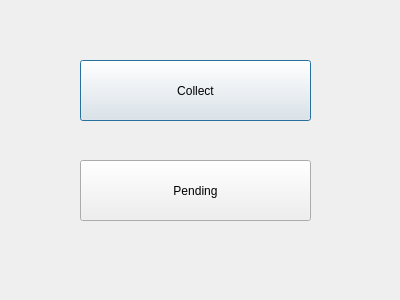
<?xml version="1.0" encoding="UTF-8"?>
<ui version="4.0">
 <class>UpdateSpecific</class>
 <widget class="QDialog" name="UpdateSpecific">
  <property name="geometry">
   <rect>
    <x>0</x>
    <y>0</y>
    <width>400</width>
    <height>300</height>
   </rect>
  </property>
  <property name="windowTitle">
   <string>Dialog</string>
  </property>
  <widget class="QPushButton" name="pushButton">
   <property name="geometry">
    <rect>
     <x>80</x>
     <y>60</y>
     <width>231</width>
     <height>61</height>
    </rect>
   </property>
   <property name="text">
    <string>Collect</string>
   </property>
  </widget>
  <widget class="QPushButton" name="pushButton_2">
   <property name="geometry">
    <rect>
     <x>80</x>
     <y>160</y>
     <width>231</width>
     <height>61</height>
    </rect>
   </property>
   <property name="text">
    <string>Pending</string>
   </property>
  </widget>
 </widget>
 <resources/>
 <connections/>
</ui>
